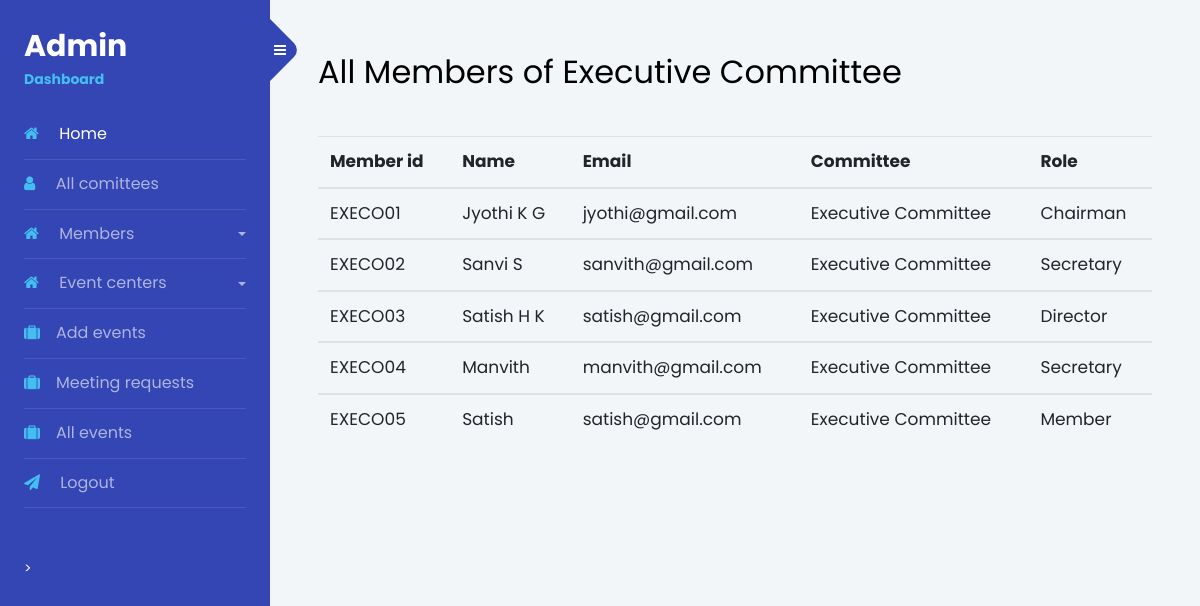
The app's page /admin/viemem.php?code=EXEC (signed in) with its own data.
### tables this page shows
CREATE TABLE `members` (
  `id` int(11) NOT NULL,
  `mem_id` varchar(255) NOT NULL,
  `email` varchar(255) NOT NULL,
  `name` varchar(255) NOT NULL,
  `password` varchar(255) NOT NULL,
  `comm` varchar(255) NOT NULL,
  `role` varchar(255) NOT NULL,
  `code` varchar(255) NOT NULL
);

### admin/viemem.php (the view, shortened to what this page needs)
<?php
include 'db.php';
?>
<!doctype html>
<html lang="en">
  <head>
		<link rel="stylesheet" href="https://stackpath.bootstrapcdn.com/font-awesome/4.7.0/css/font-awesome.min.css">
		<link rel="stylesheet" href="css/style.css">
  </head>
  <body style="background-color:#F3F6F9">
		<div class="wrapper d-flex align-items-stretch">
			<nav id="sidebar">
				<?php require 'nav.php'; ?>
      <div id="content" class="p-4 p-md-5 pt-5">
        <div class="bd" >
        <?php
$code = $_GET['code'];
$sql= "SELECT *from members WHERE code='$code' ";
$details_query = mysqli_query($conn,$sql);
    if($details_query){
        if(mysqli_num_rows($details_query) > 0){
          while($row = mysqli_fetch_array($details_query)){
    ?>
        <h2 class="mb-4">All Members of <?php echo $row['comm'];break; ?></h2>
        <?php
	}
}
    }
	?>
        <table class="table" style="margin-top:40px;">
  <thead>
    <tr style="font-size:17px;">
      <th scope="col">Member id</th>
      <th scope="col">Name</th>
      <th scope="col">Email</th>
      <th scope="col">Committee</th>
      <th scope="col">Role</th>
    </tr>
  </thead>
  <tbody>
  <?php
$code = $_GET['code'];
$sql= "SELECT *from members WHERE code='$code' ";
$details_query = mysqli_query($conn,$sql);
    if($details_query){
        if(mysqli_num_rows($details_query) > 0){
          while($row = mysqli_fetch_array($details_query)){
    ?>
    <tr style="font-size:17px;">
      <td scope="row"><?php echo $row['mem_id']; ?></td>
      <td><?php echo $row['name']; ?></td>
      <td><?php echo $row['email']; ?></td>
      <td><?php echo $row['comm']; ?></td>
      <td><?php echo $row['role']; ?></td>
    </tr>
  </tbody>
  <?php
	}
}
    }
	?>
</table>
      </div>
		</div>
</div>
  </body>
</html>

### records on screen
members: comm "Executive Committee", mem "EXECO01", name "Jyothi K G", email "jyothi@gmail.com", role "Chairman"
members: mem "EXECO02", name "Sanvi S", email "sanvith@gmail.com", comm "Executive Committee", role "Secretary"
members: mem "EXECO03", name "Satish H K", email "satish@gmail.com", comm "Executive Committee", role "Director"
members: mem "EXECO04", name "Manvith", email "manvith@gmail.com", comm "Executive Committee", role "Secretary"
members: mem "EXECO05", name "Satish", email "satish@gmail.com", comm "Executive Committee", role "Member"
